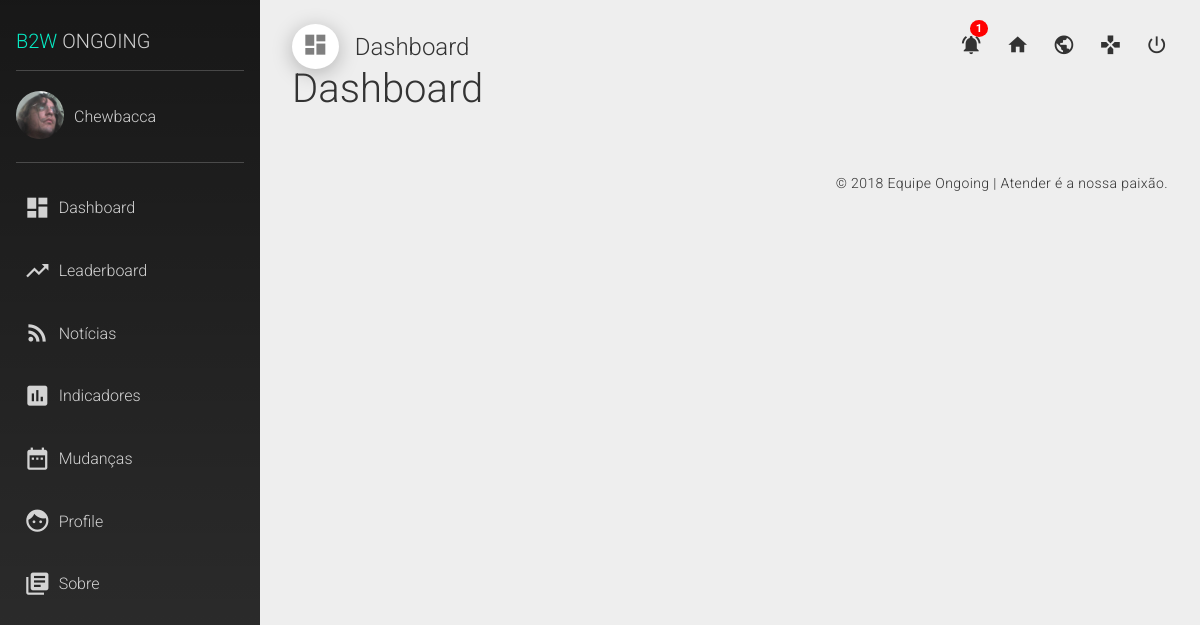
The page /dashboard/ (signed in) on the database its author committed.
### dashboard/models.py (models this page shows, shortened)
class Profile(models.Model):
    username = models.OneToOneField(User, on_delete=models.CASCADE)
    nickname = models.CharField(max_length=100, blank=True)
    telegram = models.CharField(max_length=100, blank=False)
    skype = models.CharField(max_length=100, blank=False)
    hipchat = models.CharField(max_length=100, blank=False)
    phone = models.IntegerField(blank=False)
    about = models.TextField(max_length=400, blank=False)
    photo = models.ImageField(upload_to='profiles/', max_length=100, blank=True)
    agent = models.BooleanField(default=False)
    created = models.DateTimeField(auto_now_add=True)
    class Meta:
        ordering = ('created',)
        verbose_name = ('Profile')
        verbose_name_plural = ('Profile')

### dashboard/views.py (the view)
# urls.py: path('dashboard/', views.dashboard, name='dashboard'),
@login_required(login_url='/')
def dashboard(request):
    context = {
        'section': "Dashboard",
        'section_icon': "dashboard",
    }
    return render(request, 'dashboard/sections/dashboard.html', context)

### dashboard/templates/dashboard/sections/dashboard.html (shortened to what this page needs)
{% extends 'dashboard/base.html' %}
{% block content %}
    <h2>Dashboard</h2>
{% endblock %}

### dashboard/templates/dashboard/base.html (shortened to what this page needs)
{% load static %}
{% load active_link_tags %}
<!DOCTYPE html>
<html lang="pt_BR">
    <head>
        <link rel="stylesheet" href="https://maxcdn.bootstrapcdn.com/bootstrap/3.3.7/css/bootstrap.min.css">
        <link rel="stylesheet" type="text/css" href="{% static 'dashboard/css/reset.css' %}" />
        <link rel="stylesheet" type="text/css" href="{% static 'dashboard/css/style.css' %}" />
        <link rel="stylesheet" type="text/css" href="{% static 'dashboard/css/topbar.css' %}" />
        <link rel="stylesheet" type="text/css" href="{% static 'dashboard/css/sidebar.css' %}" />
        <link rel="stylesheet" type="text/css" href="{% static 'dashboard/css/profile.css' %}" />
        <link rel="stylesheet" type="text/css" href="{% static 'dashboard/css/news.css' %}" />
    </head>
    <body>
        <div class="wrapper">
            <aside class="sidebar">
                <div class="component-brand">
                    <h1><span class="color-primary">B2W</span> Ongoing</h1>
                </div>
                <hr/>
                <div class="flexbox vertical-align-center">
                    <div class="avatar">
                        {% if display_photo %}
                            <img src="{% get_media_prefix %}/{{ display_photo }}" alt="{{ name }}" width="48" height="48"/>
                        {% else %}
                            <img src="https://valhalla-storage.s3.amazonaws.com/static/images/general/default-avatar.png" alt="{{ name }}" width="48" height="48"/>
                        {% endif %}
                    </div>
                    <h5>{{ display_name }}</h5>
                </div>
                <hr/>
                <nav class="component-navigation">
                    <ul>
                        <li><a href="{% url 'dashboard' %}" class="{% active_link 'dashboard' %} link-menu"><i class="material-icons">dashboard</i>Dashboard</a></li>
                        <li><a href="{% url 'leaderboard' %}" class="{% active_link 'leaderboard' %} link-menu"><i class="material-icons">trending_up</i>Leaderboard</a></li>
                        <li><a href="{% url 'news' %}" class="{% active_link 'news' %} link-menu"><i class="material-icons">rss_feed</i>Notícias</a></li>
                        <li><a href="{% url 'indicators' %}" class="{% active_link 'indicators' %} link-menu"><i class="material-icons">insert_chart</i>Indicadores</a></li>
                        <li><a href="{% url 'changes' %}" class="{% active_link 'changes' %} link-menu"><i class="material-icons">date_range</i>Mudanças</a></li>
                        <li><a href="{% url 'profile' %}" class="{% active_link 'profile' %} link-menu"><i class="material-icons">face</i>Profile</a></li>
                        <li><a href="{% url 'about' %}" class="{% active_link 'about' %} link-menu"><i class="material-icons">library_books</i>Sobre</a></li>
                    </ul>
                </nav>
            </aside>
            <div class="dashboard-component" data-content="component">
                <div class="component-container">
                <div class="component-topbar">
                    <div class="topbar-left">
                        <span><i class="material-icons">{{ section_icon }}</i></span>
                        <h4>{{ section }}</h4>
                    </div>
                    <div class="topbar-right">
                        <nav class="topbar-right-nav">
                            <ul>
                                {% if notifications_check == True %}
                                    <li class="dropdown cursor-pointer">
                                        <span class="notification-count">{{ notifications_count }}</span>
                                        <a class="dropdown-toggle" id="notification" title="Ver notificações" data-toggle="dropdown" aria-haspopup="true" aria-expanded="true">
                                            <i class="material-icons">notifications_active</i>
                                        </a>
                                    </li>
                                {% else %}
                                    <li>
                                        <a href="#" title="Não existem notificações">
                                            <i class="material-icons">notifications</i>
                                        </a>
                                    </li>
                                {% endif %}
                                <li>
                                    <a href="{% url 'home' %}" title="Home">
                                        <i class="material-icons">home</i>
                                    </a>
                                </li>
                                <li>
                                    <a href="#" title="Hermes">
                                        <i class="material-icons">public</i>
                                    </a>
                                </li>
                                <li>
                                    <a href="#" title="Morpheus">
                                        <i class="material-icons">games</i>
                                    </a>
                                </li>
                                <li>
                                    <a href="{% url 'logout' %}" title="Logout">
                                        <i class="material-icons">power_settings_new</i>
                                    </a>
                                </li>
                            </ul>
                        </nav>
                    </div>
                </div>
                <div class="component-section">
                    {% block content %}
                    {% endblock %}
                </div>
                <div class="component-footer-base">
                    <p>© 2018 Equipe Ongoing | Atender é a nossa paixão.</p>
                </div>
                </div>
            </div>
        </div>
    </body>
</html>

### dashboard/static/dashboard/css/style.css (style rules this page uses)
body { background-color: #eee; font-family: 'Roboto', sans-serif; font-weight: 300; }
h1 { font-size: 4.000em; line-height: 64px; }
h2 { font-size: 2.500em; line-height: 40px; }
h4 { font-size: 1.500em; line-height: 24px; }
h5 { font-size: 1.000em; line-height: 16px; }
p { font-size: 0.9rem; letter-spacing: 0.4px; line-height: 1.25rem; }
a, a:hover, a:focus, a:active { text-decoration: none; }
.material-icons { font-size: 1.667em; }
.color-primary { color: #06EBC4; }
.flexbox { display: flex; }
.vertical-align-center { align-items: center; }
.cursor-pointer { cursor: pointer; }
.wrapper { display: flex; }
.component-brand h1 { font-size: 1.250em; text-transform: uppercase; }
.dashboard-component { box-sizing: border-box; width: 100%; }
.component-container { padding: 24px 32px; }
.component-section { padding-bottom: 64px; }
.component-footer-base { float: right; }
.component-footer-base > p { font-size: 0.875em; }

### dashboard/static/dashboard/css/topbar.css (style rules this page uses)
.component-topbar { align-items: center; display: flex; justify-content: space-between; }
.topbar-left, .topbar-right-nav > ul { align-items: center; display: flex; }
.topbar-left > span { background-color: #fff; border-radius: 50%; margin-right: 16px; padding: 8px 10px; box-shadow: 0 4px 20px 0px rgba(0, 0, 0, 0.25); }
.topbar-left > span > i { color:rgba(0, 0, 0, 0.5); }
.topbar-right-nav > ul > li:not(:last-child) { margin-right: 24px; }
.topbar-right-nav > ul > li > a >i { color:#333; font-size: 1.4rem; -webkit-transition: all .2s ease; -moz-transition: all .2s ease; -ms-transition: all .2s ease; -o-transition: all .2s ease; transition: all .2s ease; }
.topbar-right-nav > ul > li > a { position: relative; }
.notification-count { background-color: #ff0000; border-radius: 50%; color:#fff; font-size: 0.7em; font-weight: 700; padding: 2px 6px; position: relative; top:-24px; right: -32px; z-index: 1; }

### dashboard/static/dashboard/css/sidebar.css (style rules this page uses)
.sidebar { background: linear-gradient(rgba(0,0,0,0.9),rgba(0,0,0,0.8)); background-repeat: no-repeat; background-size: cover; background-position: center center; box-sizing: border-box; color: rgba(255,255,255, 0.8); padding: 32px 16px; min-width: 260px; max-width: 260px; min-height: 100vh; }
.sidebar hr { border-top:1px solid rgba(180,180,180,0.3); }
.sidebar h5 { margin-left: 10px; }
.sidebar .component-brand h1 { line-height: 18px; }
.avatar > img { border-radius: 50%; }
.component-navigation > ul > li { margin-bottom: 12px; }
.link-menu { align-items: center; border-radius: 4px; color: rgba(255, 255, 255, 0.8); display: flex; font-size: 1em; padding: 12px 8px; text-decoration: none; -webkit-transition: all .2s ease; -moz-transition: all .2s ease; -ms-transition: all .2s ease; -o-transition: all .2s ease; transition: all .2s ease; }
.link-menu > i { margin-right: 8px; }

### rows shown on the page
Profile: photo (picture), nickname "Chewbacca"

### other values the page prints
{{ section }} "Dashboard"
{{ notifications_count }} "1"
